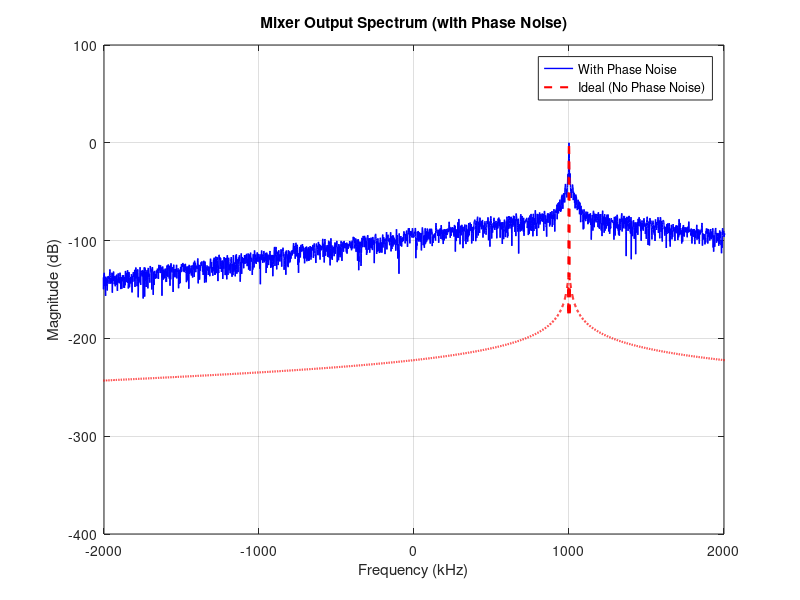

The MATLAB script that drew this image:
%%%%%%%%%%%%%%%%%%%%%%%%%%%%%%%%%%%%%%%%%%%%%%%%%%%%%%%%%%%%%%%%%%%%%%%%%%%
% 混频器模型：只考虑相位噪声
% 输出 = 输入信号 × 带有相位噪声的本振
%%%%%%%%%%%%%%%%%%%%%%%%%%%%%%%%%%%%%%%%%%%%%%%%%%%%%%%%%%%%%%%%%%%%%%%%%%%
close all; clear; clc;

%% 1. 仿真参数
fs      = 10e6;          % 采样率 (Hz)
Tsim    = 1e-3;          % 仿真时长 (s)
N       = floor(Tsim*fs);% 采样点数
t       = (0:N-1)/fs;    % 时间向量

%% 2. 输入信号 (单音 RF 信号)
% 本示例为展示频域搬移，使用复混频方式，直接将频谱搬移显示。
% 我们改用等效方式：输入为基带/中频信号，混频后用低通滤波观察。
% 为简单起见，假设我们只关心混频后下变频信号，采用复混频减少采样率要求。

% 重新设计为复基带仿真：
% 输入信号为复单音，频率 f_IF_in，本振有相位噪声，输出下变频到基带附近。
f_IF_in = 1e6;          % 输入中频 (Hz)，例如 1 MHz
x_baseband = exp(1j*2*pi*f_IF_in*t);  % 复信号，幅度 1

%% 3. 定义相位噪声模板 (单边带 dBc/Hz)
f_offset = [1e3, 10e3, 100e3, 1e6];   % 频偏 (Hz)
L_dBc    = [-60,  -80,  -110,  -130]; % 相位噪声 (dBc/Hz)

% 注意：模板需覆盖 0~fs/2，且低频段不能太低，避免积分发散。
% 此处设置的相位噪声较为平缓，适合仿真。

%% 4. 由相位噪声模板生成时域相位噪声序列 phi_n[n]
% 步骤：
%   a) 将 dBc/Hz 转换为双边带功率谱 S_phi (rad^2/Hz)
%   b) 设计 FIR 滤波器，使其幅频响应为 sqrt(S_phi)
%   c) 对高斯白噪声滤波，得到 phi_n[n]

% 4.1 扩展模板到全部正频率（插值）
% 构建线性频率轴上的目标功率谱
freq_axis = linspace(0, fs/2, N/2+1);  % 单边频率向量
% 插值得到目标 S_phi 值 (双边带)
L_interp = interp1(f_offset, L_dBc, freq_axis, 'linear', 'extrap');
% 限制低频最小频偏，避免无穷大（本振近端相位噪声通常平缓或截断）
L_interp(freq_axis < min(f_offset)) = L_dBc(1); 
S_phi_target = 2 * 10.^(L_interp/10);  % 双边带谱 rad^2/Hz

% 注意：freq_axis(1) = 0，相位噪声在 0 频偏处理论上无定义，设为有限值
S_phi_target(1) = S_phi_target(2);  % 用最近值填充

% 4.2 用频域法生成有色噪声（直接频谱整形）
% 生成白噪声的 FFT
white_noise = randn(1, N);
W = fft(white_noise);

% 构造正频率部分的滤波器幅频响应（注意双边谱对称）
% 期望的 phi_n 双边谱为 S_phi_target，均方根为 sqrt(S_phi_target*fs/N)？
% 利用关系：若 phi_n 由白噪声通过滤波器 H(f) 得到，则 S_phi(f) = |H(f)|^2 * sigma^2/fs
% 若白噪声方差为 1，则 |H(f)| = sqrt(S_phi(f) * fs)
% 我们在频域直接乘以滤波因子。
H_single = sqrt(S_phi_target * fs);  % 单边滤波器幅度
% 构造双边谱（共轭对称）
H_full = [H_single, H_single(end-1:-1:2)]; % 保证长度为 N
% 频域相乘
Phi_n_fft = W .* H_full;
phi_n = real(ifft(Phi_n_fft));   % 时域相位噪声，单位为 rad

% 归一化（可选）：确保相位噪声均方根值在合理范围
phi_n = phi_n - mean(phi_n);     % 去直流

%% 5. 生成本振信号（复本振，便于观察相位噪声效应）
f_LO = 0;  % 设定本振频率，若用复基带表示，设 f_LO=0 可模拟零中频下变频
% 实际混频器模型：输出 = x * exp(-1j*(2*pi*f_LO*t + phi_n))
% 我们模拟零中频：本振为 exp(-1j*phi_n(t))
LO = exp(-1j * phi_n);    % 只含相位噪声

% 混频输出 (下变频后的复基带信号)
y = x_baseband .* LO;

%% 6. 频谱分析
win = blackmanharris(N)';
win_gain = mean(win);
yw = y .* win;
Y = fft(yw) / (N * win_gain);
Y_dB = 20*log10(abs(fftshift(Y)) + eps);
f_axis = (-N/2:N/2-1) * fs / N;  % 双边频率

% 理想情况 (无相位噪声) 的混频输出对比
y_ideal = x_baseband .* exp(-1j*0);  % 本振无噪声
yw_ideal = y_ideal .* win;
Y_ideal = fft(yw_ideal) / (N * win_gain);
Y_ideal_dB = 20*log10(abs(fftshift(Y_ideal)) + eps);

%% 7. 绘图
figure('Position', [100, 100, 1000, 500]);
plot(f_axis/1e3, Y_dB, 'b-', 'LineWidth', 1); hold on;
plot(f_axis/1e3, Y_ideal_dB, 'r--', 'LineWidth', 1.5);
xlabel('Frequency (kHz)'); ylabel('Magnitude (dB)');
title('Mixer Output Spectrum (with Phase Noise)');
legend('With Phase Noise', 'Ideal (No Phase Noise)');
grid on; xlim([-2*f_IF_in/1e3, 2*f_IF_in/1e3]); % 观察信号附近

%% 8. 打印信息
fprintf('混频器相位噪声模型仿真完成。\n');
fprintf('输入中频: %.1f kHz\n', f_IF_in/1e3);
fprintf('相位噪声模板: \n');
for k=1:length(f_offset)
    fprintf('  @ %6.0f Hz : %d dBc/Hz\n', f_offset(k), L_dBc(k));
end
